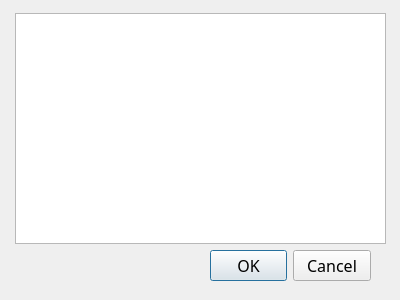
<?xml version="1.0" encoding="UTF-8"?>
<ui version="4.0">
 <class>Input</class>
 <widget class="QDialog" name="Input">
  <property name="geometry">
   <rect>
    <x>0</x>
    <y>0</y>
    <width>400</width>
    <height>300</height>
   </rect>
  </property>
  <property name="windowTitle">
   <string>Dialog</string>
  </property>
  <widget class="QDialogButtonBox" name="buttonBox">
   <property name="geometry">
    <rect>
     <x>210</x>
     <y>250</y>
     <width>161</width>
     <height>32</height>
    </rect>
   </property>
   <property name="font">
    <font>
     <family>Oswald</family>
     <pointsize>12</pointsize>
    </font>
   </property>
   <property name="orientation">
    <enum>Qt::Horizontal</enum>
   </property>
   <property name="standardButtons">
    <set>QDialogButtonBox::Cancel|QDialogButtonBox::Ok</set>
   </property>
  </widget>
  <widget class="QTextEdit" name="textEdit">
   <property name="geometry">
    <rect>
     <x>15</x>
     <y>13</y>
     <width>371</width>
     <height>231</height>
    </rect>
   </property>
   <property name="font">
    <font>
     <family>Oswald</family>
     <pointsize>12</pointsize>
    </font>
   </property>
  </widget>
 </widget>
 <resources/>
 <connections>
  <connection>
   <sender>buttonBox</sender>
   <signal>accepted()</signal>
   <receiver>Input</receiver>
   <slot>accept()</slot>
   <hints>
    <hint type="sourcelabel">
     <x>248</x>
     <y>254</y>
    </hint>
    <hint type="destinationlabel">
     <x>157</x>
     <y>274</y>
    </hint>
   </hints>
  </connection>
  <connection>
   <sender>buttonBox</sender>
   <signal>rejected()</signal>
   <receiver>Input</receiver>
   <slot>reject()</slot>
   <hints>
    <hint type="sourcelabel">
     <x>316</x>
     <y>260</y>
    </hint>
    <hint type="destinationlabel">
     <x>286</x>
     <y>274</y>
    </hint>
   </hints>
  </connection>
 </connections>
</ui>
